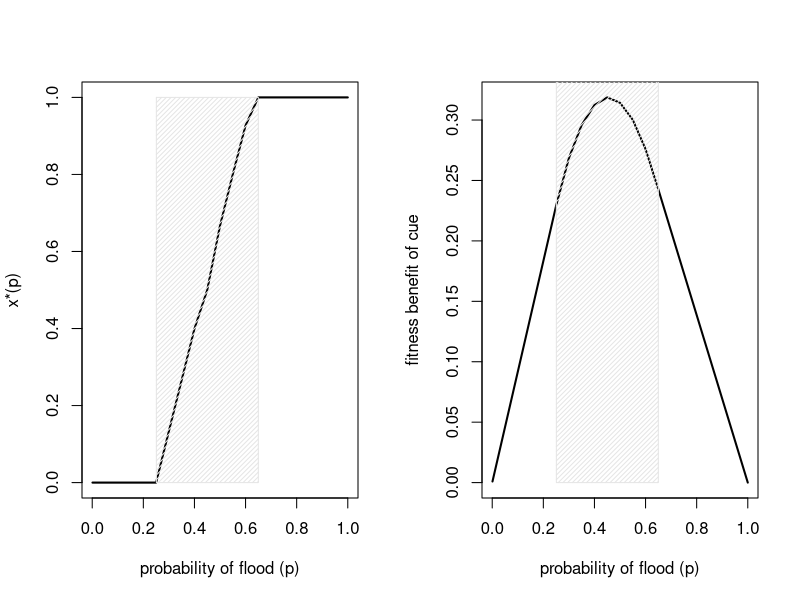
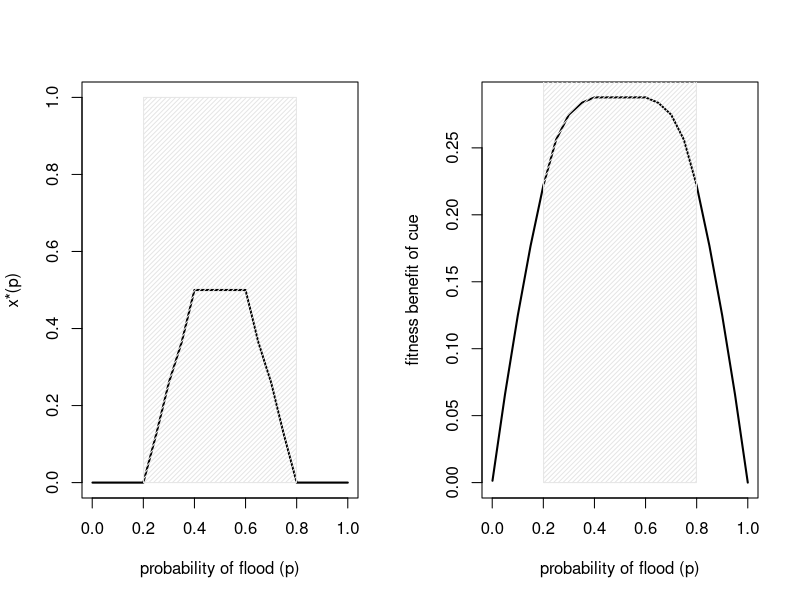
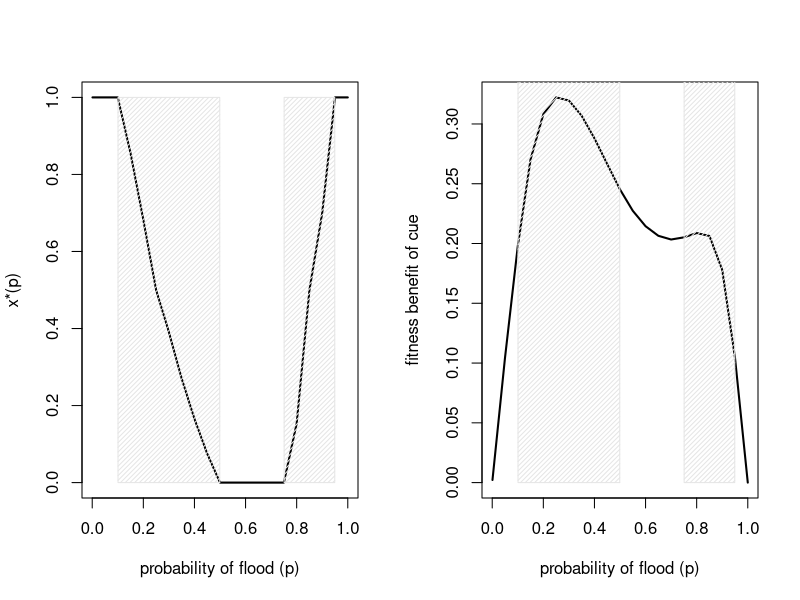
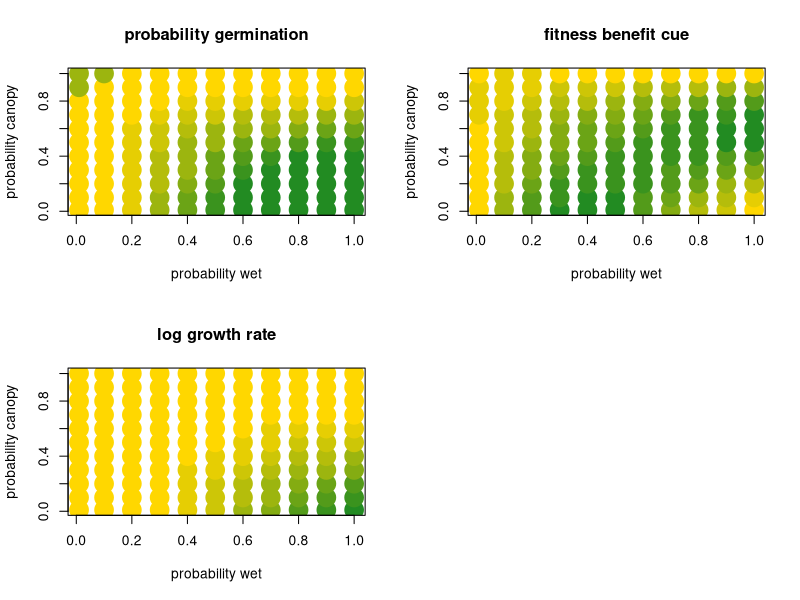
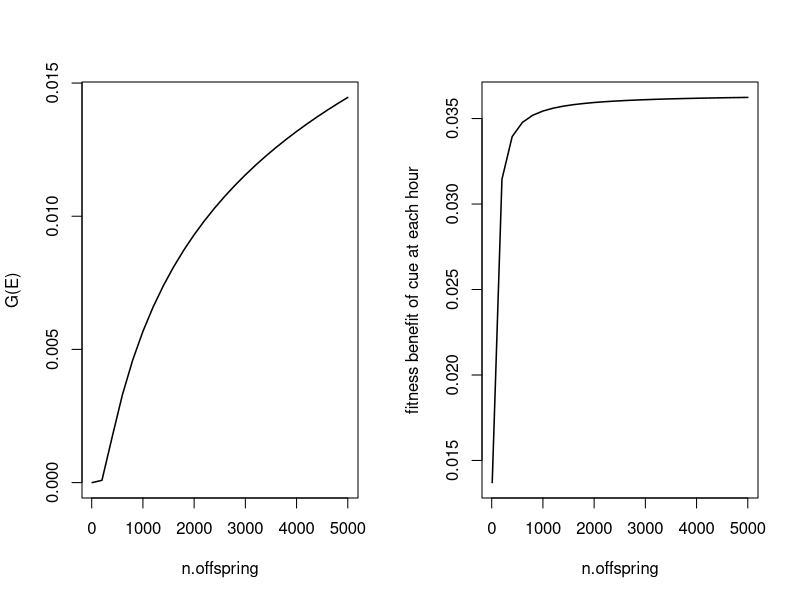
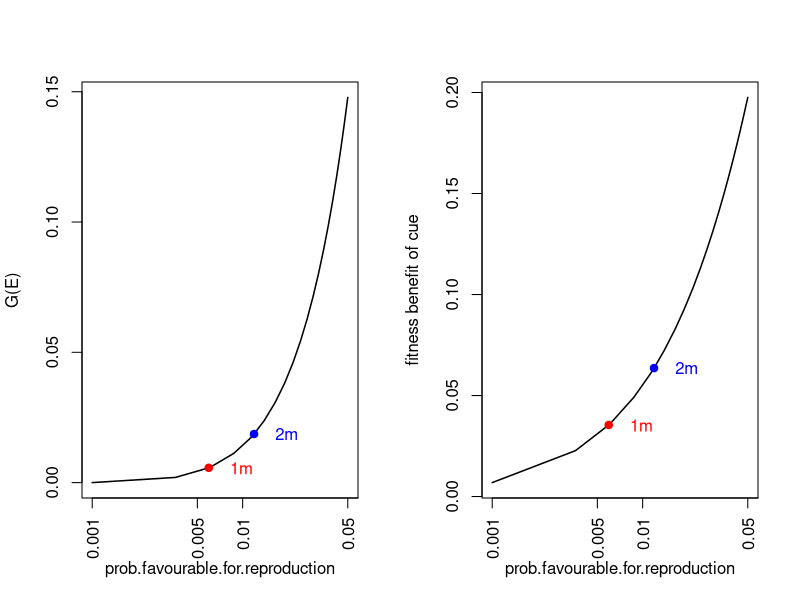

Source code (R) for these figures, in order:
## ---- chunk 1
library(optimx)

G_fx<-function(pr.ph,pr.e,A) {
    #pr_ph: probabilities phenotypes
    #pr_e: probabilities environment
    #A: payoff matrix with phenotypes as rows and environments as cols
sum(sapply(1:length(pr.e), function(ie) pr.e[ie]*log(sum(sapply(1:length(pr.ph), function(iph) pr.ph[iph]*A[iph,ie])))))
}
                        
GC_fx<-function(pr.e,A) {
    #pr_e: probabilities environment
    #A: payoff matrix with phenotypes as rows and environments as cols
best_phenotypes<-sapply(1:ncol(A),function(z) which.max(A[,z]))
sum(sapply(1:length(pr.e), function(ie) pr.e[ie]*log(A[best_phenotypes[ie],ie])))
}

find_optimal_pr.ph<-function(pr.e,A){
    opt_G_fx<-function(x_pr.ph){ 
        #G+penalty for optimization when probabilities of phenotypes are <0 or >1
        G_fx(x_pr.ph,pr.e,A)+sum((-sum(x_pr.ph)+1)[sum(x_pr.ph)>1],sum(x_pr.ph)[sum(x_pr.ph)<0]) }
    x_pr.ph<-rep(1/nrow(A),nrow(A)) #set initial conditions
    #remove "invisible->capture.output" if you are interested in exploring optimization
    invisible(capture.output(myoptim<-optimx(x_pr.ph,fn=opt_G_fx,control=list(maximize=TRUE,trace=0,maxit=100,kkt=FALSE),hessian=FALSE,method=c("L-BFGS-B"),lower=0,upper=1)))
    unlist(myoptim[1:length(x_pr.ph)]/sum(myoptim[1:length(x_pr.ph)]))
    }
           
delta_GC_fx<-function(pr.e,A) 
    {
    my_bh_strategy<-find_optimal_pr.ph(pr.e,A)
    GE<-G_fx(my_bh_strategy,pr.e,A)
    res<-unlist(c(GC_fx(pr.e,A)-GE,GE,my_bh_strategy))
    return(res)
}   
   
plot_bh.regions<-function(){
    #function to plot bet-hedging region
    bh.region<-approx(range_pr.pe,deltaG[3,],xout=seq(0.01,1,0.001))
    init.bh<-sapply(2:(length(bh.region$x)),function(x) if ( (bh.region$y[x-1]==0 || bh.region$y[x-1]==1) && (bh.region$y[x]!=0 && bh.region$y[x]!=1) ){1} else 0)
    end.bh<-sapply(1:(length(bh.region$x)-1),function(x) if ( (bh.region$y[x+1]==0 || bh.region$y[x+1]==1) && (bh.region$y[x]!=0 && bh.region$y[x]!=1) ){1} else 0)
    if ( min(which(init.bh==1))< min(which(end.bh==1))) {init.bh<-c(0,init.bh)} else {init.bh<-c(1,init.bh)}
    if ( max(which(init.bh==1))> max(which(end.bh==1))) {end.bh<-c(end.bh,1)} else {end.bh<-c(end.bh,0)}   
    irange<-1:sum(init.bh==1)
    for (z in irange){
        rect(xleft=bh.region$x[which(init.bh==1)[z]],
             ybottom=0,
             xright=bh.region$x[which(end.bh==1)[z]],
             ytop=1,col="gray90",density=30
            )
    }
}
## ---- chunk 2
#short test of the functions
pr.ph<-c(0.1,0.9)
pr_e<-c(0.1,0.9)
my_payoffs<-cbind(c(100,1),c(0,1))
G_fx(pr.ph,pr_e,my_payoffs)
#sapply(seq(0,1,0.01), function(x) G_fx(c(x,1-x),pr_e,my_payoffs))
## ---- chunk 3
pr_ph<-c(0.1,0.9)
pr_e<-c(0.1,0.1,0.8)
my_payoffs<-cbind(c(1,0),c(1,0),c(0,1)) 

print("probability of adopting phenotype 1")
round(find_optimal_pr.ph(pr_e,my_payoffs),3)
print("log growth rate in presence of cues")
GC_fx(pr_e,my_payoffs)

my_payoffs<-cbind(c(0.5,0),c(0.5,0),c(0,1))
print("probability of adopting phenotype 1")
round(find_optimal_pr.ph(pr_e,my_payoffs),3)
print("log growth rate in presence of cues")
GC_fx(pr_e,my_payoffs)

my_payoffs<-cbind(c(1,0.1),c(1,0.1),c(0.8,1)) 
print("probability of adopting phenotype 1")
round(find_optimal_pr.ph(pr_e,my_payoffs),3)
print("log growth rate in presence of cues")
GC_fx(pr_e,my_payoffs)
## ---- chunk 4
my_payoffs<-cbind(c(5,2),c(1,2))
range_pr.pe<-c(0.001,seq(0.05,1,0.05))
deltaG<-sapply(range_pr.pe,function(x) delta_GC_fx(c(x,1-x),my_payoffs))
## ---- chunk 5
par(mfrow=c(1,2))
plot(range_pr.pe,deltaG[3,],xlim=c(0,1),ylim=c(0,1),type="l",xlab="probability of flood (p)",ylab="x*(p)",lwd=2)
plot_bh.regions()
plot(range_pr.pe,deltaG[1,],xlim=c(0,1),type="l",xlab="probability of flood (p)",ylab="fitness benefit of cue",lwd=2)
plot_bh.regions()
## ---- chunk 6
my_payoffs<-cbind(c(1,2),c(4,2),c(1,2))
range_pr.pe<-c(0.001,seq(0.05,1,0.05))
deltaG<-sapply(range_pr.pe,function(x) delta_GC_fx(c(x^2,2*x*(1-x),(1-x)^2),my_payoffs))
## ---- chunk 7
par(mfrow=c(1,2))
plot(range_pr.pe,deltaG[3,],xlim=c(0,1),ylim=c(0,1),type="l",xlab="probability of flood (p)",ylab="x*(p)",lwd=2)
plot_bh.regions()
plot(range_pr.pe,deltaG[1,],xlim=c(0,1),type="l",xlab="probability of flood (p)",ylab="fitness benefit of cue",lwd=2)
plot_bh.regions()
## ---- chunk 8
my_payoffs<-cbind(c(4,3),c(1,3),c(6,3))
range_pr.pe<-c(0.001,seq(0.05,1,0.05))
deltaG<-sapply(range_pr.pe,function(x) delta_GC_fx(c(x^2,2*x*(1-x),(1-x)^2),my_payoffs))
## ---- chunk 9
par(mfrow=c(1,2))
plot(range_pr.pe,deltaG[3,],xlim=c(0,1),ylim=c(0,1),type="l",xlab="probability of flood (p)",ylab="x*(p)",lwd=2)
plot_bh.regions()
plot(range_pr.pe,deltaG[1,],xlim=c(0,1),type="l",xlab="probability of flood (p)",ylab="fitness benefit of cue",lwd=2)
plot_bh.regions()
## ---- chunk 10
my_payoffs<-cbind(c(1,2),c(10,2),c(2.1,2),c(1,2))
range_pr.pe<-c(0.01,seq(0.1,1,0.1))
x_range<-expand.grid(range_pr.pe,range_pr.pe)
xx_range<-cbind(x_range[,1]*x_range[,2],x_range[,1]*(1-x_range[,2]),(1-x_range[,1])*x_range[,2],(1-x_range[,1])*(1-x_range[,2]))
deltaG<-sapply(1:nrow(xx_range),function(x) delta_GC_fx(xx_range[x,],my_payoffs))
## ---- chunk 11
par(mfrow=c(2,2))
rbPal <- colorRampPalette(c('gold1','forestgreen'))
xcols <- rbPal(10)[as.numeric(cut(deltaG[3,],breaks = 10))]
plot(xx_range[,1]+xx_range[,2],xx_range[,1]+xx_range[,3],col=xcols,pch=19,cex=3,xlab="probability wet",ylab="probability canopy",main="probability germination")
xcols <- rbPal(10)[as.numeric(cut(deltaG[1,],breaks = 10))]
plot(xx_range[,1]+xx_range[,2],xx_range[,1]+xx_range[,3],col=xcols,pch=19,cex=3,xlab="probability wet",ylab="probability canopy",main="fitness benefit cue")
xcols <- rbPal(10)[as.numeric(cut(deltaG[2,],breaks = 10))]
plot(xx_range[,1]+xx_range[,2],xx_range[,1]+xx_range[,3],col=xcols,pch=19,cex=3,xlab="probability wet",ylab="probability canopy",main="log growth rate")
## ---- chunk 12
prob_nocturnal.lowtide<-4/(28*24);prob_nocturnal.lowtide
number.offspring.nocturnal.lowtide<-1000
#my_payoffs<-cbind(c(number.offspring.nocturnal.lowtide,1-1/(24*28)),c(0,1-1/(24*28)))
my_payoffs<-cbind(c(number.offspring.nocturnal.lowtide,0.1),c(0,1-1/(24*28)))

pr_e<-c(prob_nocturnal.lowtide,1-prob_nocturnal.lowtide)
fitnesses<-sapply(seq(0,1,0.0001), function(x) G_fx(c(x,1-x),pr_e,my_payoffs))
                  
pr_ph<-seq(0,1,0.0001)[which.max(fitnesses)] 
print(paste0("probability of emergence/hour in absence of cues: ",pr_ph))
print(paste0("log growth ratein absence of cues: ",G_fx(c(pr_ph,1-pr_ph),pr_e,my_payoffs)))
## ---- chunk 13
GC_fx(pr_e,my_payoffs)
## ---- chunk 14
GC_fx(pr_e,my_payoffs)-G_fx(c(pr_ph,1-pr_ph),pr_e,my_payoffs)
## ---- chunk 15
species1_fx<-function(prob_nocturnal.lowtide,number.offspring.nocturnal.lowtide){
    my_payoffs<-cbind(c(number.offspring.nocturnal.lowtide,1),c(0,1))

    pr_e<-c(prob_nocturnal.lowtide,1-prob_nocturnal.lowtide)
    fitnesses<-sapply(seq(0,1,0.0001), function(x) G_fx(c(x,1-x),pr_e,my_payoffs))
    
    pr_ph<-seq(0,1,0.0001)[which.max(fitnesses)]
    res<-c(
    pr_e[1],
    G_fx(c(pr_ph,1-pr_ph),pr_e,my_payoffs),
    GC_fx(pr_e,my_payoffs)-G_fx(c(pr_ph,1-pr_ph),pr_e,my_payoffs))
    names(res)<-c("pr_e","log_g_nocues","fitness_value_cue")
    res
}

#species1_fx(prob_nocturnal.lowtide,number.offspring.nocturnal.lowtide)
x_range<-c(10,seq(200,5000,200))
species1.number.offspring<-sapply(x_range, function(x) species1_fx(prob_nocturnal.lowtide,x))
## ---- chunk 16
par(mfrow=c(1,2))
plot(x_range,species1.number.offspring[2,],type="l",xlab="n.offspring",ylab="G(E)",lwd=1.5)
plot(x_range,species1.number.offspring[3,],type="l",xlab="n.offspring",ylab="fitness benefit of cue at each hour",lwd=1.5)
## ---- chunk 17
timepoints<-seq(0.001,0.05,length.out = 20)
timepoints<-c(4/(28*24),2*4/(28*24),timepoints)
timepoints<-sort(timepoints)
pos1<-which(timepoints==4/(28*24))
pos2<-which(timepoints==2*4/(28*24))
species1.prob_nocturnal.lowtide<-sapply(timepoints, function(x) species1_fx(x,1000))
## ---- chunk 18
par(mfrow=c(1,2))
plot(log(timepoints),species1.prob_nocturnal.lowtide[2,],type="l",xlab="prob.favourable.for.reproduction",ylab="G(E)",xaxt="n",lwd=1.5)
myticks<-c(0.001,0.005,0.01,0.05,0.1,0.5)
axis(1, at=log(myticks), labels=myticks,las=2)
points(log((1:2)*4/(28*24)),as.numeric(species1.prob_nocturnal.lowtide[2,c(pos1,pos2)]),pch=19,col=c("red","blue"))
text(x=log((1:2)*4/(28*24))+0.5,y=as.numeric(species1.prob_nocturnal.lowtide[2,c(pos1,pos2)]),label=c("1m","2m"),col=c("red","blue"))

plot(log(timepoints),species1.prob_nocturnal.lowtide[3,],type="l",xlab="prob.favourable.for.reproduction",ylab="fitness benefit of cue",xaxt="n",lwd=1.5)
myticks<-c(0.001,0.005,0.01,0.05,0.1,0.5)
axis(1, at=log(myticks), labels=myticks,las=2)
points(log((1:2)*4/(28*24)),as.numeric(species1.prob_nocturnal.lowtide[3,c(pos1,pos2)]),pch=19,col=c("red","blue"))
text(x=log((1:2)*4/(28*24))+0.5,y=as.numeric(species1.prob_nocturnal.lowtide[3,c(pos1,pos2)]),label=c("1m","2m"),col=c("red","blue"))
## ---- chunk 19
0-log(1/168)
## ---- chunk 20
log(1/6)-log(1/168)
## ---- chunk 21
log(1/28)-log(1/168)
